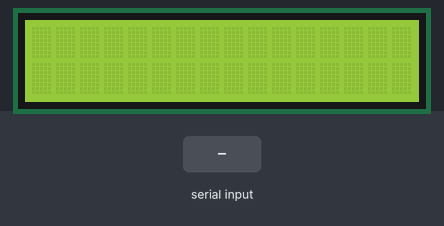
A sketch run on a simulated Arduino Uno, built with avr-gcc and run on an emulated ATmega328P. Shown: 16×2 character LCD. The test bench sets the inputs (shaded band). What the sketch prints to the serial monitor is not drawn.

Above: at 1.2 s.
1.3 s: "1" received over the second serial link
At 2.5 s:
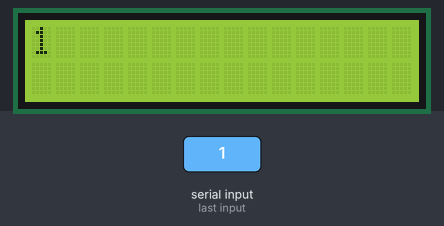
2.8 s: "0" received over the second serial link
At 3.8 s:
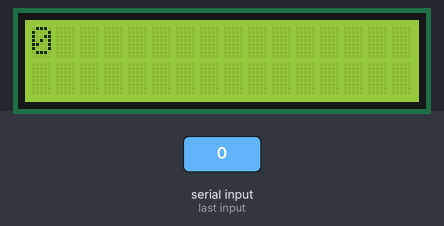
Timing chart, 0 to 5.8 s (numbered marks = the images above; inputs shaded):
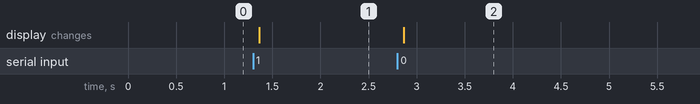

Measured:
- after the input at 1.3 s, the display: changes after 0.06 s (image 1)
- after the input at 2.8 s, the display: changes after 0.06 s (image 2)

The sketch:

softwere_serial.ino
```cpp
#include <SoftwareSerial.h>
#include <LiquidCrystal.h>

SoftwareSerial hc06(6,7);
LiquidCrystal lcd(12, 11, 5, 4, 3, 2);

String cmd="";
int resetPin = 8;

void setup(){
  pinMode(resetPin,OUTPUT);
  lcd.begin(16, 2);
  Serial.begin(9600);
  hc06.begin(9600);
}
void loop(){
  while(hc06.available()>0){
    cmd+=(char)hc06.read();
  }

  if(cmd!=""){
    if(cmd == "clear"){
       lcd.clear();
      }
    else{
      Serial.println(cmd);

      String s1 = cmd.substring(0,15);
      String s2 = cmd.substring(15,31);

      lcd.setCursor(0,0);
      lcd.print(s1);
      lcd.setCursor(0,1);
      lcd.print(s2);
      }
  }
    cmd="";
    delay(100);
 }
```
